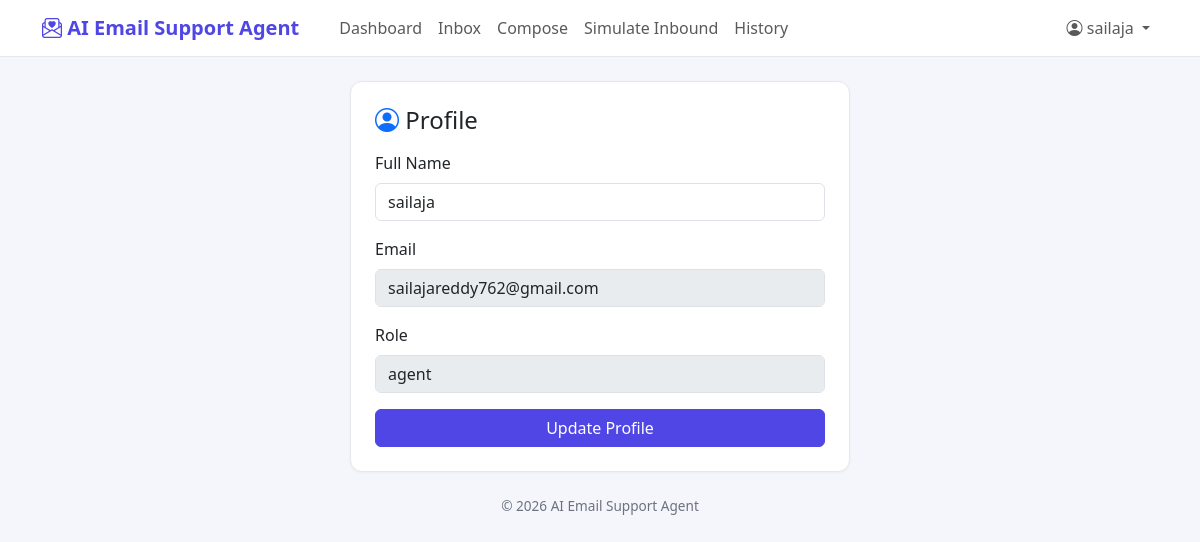
Screenshot of /profile (signed in) with the database file from the repository.
### models/user.py (models this page shows, shortened)
class User(db.Model, UserMixin):
    __tablename__ = "users"
    id = db.Column(db.Integer, primary_key=True)
    name = db.Column(db.String(120), nullable=False)
    email = db.Column(db.String(150), unique=True, nullable=False, index=True)
    password_hash = db.Column(db.String(255), nullable=False)
    role = db.Column(db.String(20), default="agent")  # agent | admin
    created_at = db.Column(db.DateTime, default=datetime.utcnow)
    emails_sent = db.relationship(
        "Email", backref="sender_user", lazy=True, foreign_keys="Email.user_id"
    )
    feedback = db.relationship("Feedback", backref="user", lazy=True)

### routes/auth.py (the view, shortened to what this page needs)
@auth_bp.route("/profile", methods=["GET", "POST"])
@login_required
def profile():
    return render_template("profile.html")

### templates/profile.html (shortened to what this page needs)
{% extends "base.html" %}
{% block content %}
<div class="card p-4" style="max-width:500px;margin:auto;">
  <h4 class="mb-3"><i class="bi bi-person-circle text-primary"></i> Profile</h4>
  <form method="POST" action="{{ url_for('auth.profile') }}">
    <div class="mb-3">
      <label class="form-label">Full Name</label>
      <input type="text" name="name" class="form-control" value="{{ current_user.name }}">
    </div>
    <div class="mb-3">
      <label class="form-label">Email</label>
      <input type="email" class="form-control" value="{{ current_user.email }}" disabled>
    </div>
    <div class="mb-3">
      <label class="form-label">Role</label>
      <input type="text" class="form-control" value="{{ current_user.role }}" disabled>
    </div>
    <button type="submit" class="btn btn-primary w-100">Update Profile</button>
  </form>
</div>
{% endblock %}

### templates/base.html (shortened to what this page needs)
<!DOCTYPE html>
<html lang="en">
<head>
  <link href="https://cdn.jsdelivr.net/npm/bootstrap@5.3.3/dist/css/bootstrap.min.css" rel="stylesheet">
  <link href="https://cdn.jsdelivr.net/npm/bootstrap-icons@1.11.3/font/bootstrap-icons.css" rel="stylesheet">
  <link href="{{ url_for('static', filename='css/style.css') }}" rel="stylesheet">
</head>
<body data-email-id="{{ email.id if email else '' }}" data-ai-reply-id="{{ latest_reply.id if latest_reply else '' }}">
  {% if current_user.is_authenticated %}
  <nav class="navbar navbar-expand-lg">
    <div class="container">
      <a class="navbar-brand" href="{{ url_for('email.dashboard') }}">
        <i class="bi bi-envelope-paper-heart"></i> AI Email Support Agent
      </a>
      <div class="collapse navbar-collapse" id="navMenu">
        <ul class="navbar-nav me-auto ms-3">
          <li class="nav-item"><a class="nav-link" href="{{ url_for('email.dashboard') }}">Dashboard</a></li>
          <li class="nav-item"><a class="nav-link" href="{{ url_for('email.inbox') }}">Inbox</a></li>
          <li class="nav-item"><a class="nav-link" href="{{ url_for('email.compose') }}">Compose</a></li>
          <li class="nav-item"><a class="nav-link" href="{{ url_for('email.simulate_inbound') }}">Simulate Inbound</a></li>
          <li class="nav-item"><a class="nav-link" href="{{ url_for('email.history') }}">History</a></li>
        </ul>
        <ul class="navbar-nav">
          <li class="nav-item dropdown">
            <a class="nav-link dropdown-toggle" href="#" role="button" data-bs-toggle="dropdown">
              <i class="bi bi-person-circle"></i> {{ current_user.name }}
            </a>
          </li>
        </ul>
      </div>
    </div>
  </nav>
  {% endif %}
  <div class="container mt-4">
    {% block content %}{% endblock %}
  </div>
  <footer>
    &copy; {{ 2026 }} AI Email Support Agent
  </footer>
</body>
</html>

### static/css/style.css (style rules this page uses)
:root { --primary: #4f46e5; --primary-dark: #4338ca; --bg: #f5f6fb; --card-bg: #ffffff; --text: #1f2333; --muted: #6b7280; --border: #e5e7eb; --success: #16a34a; --danger: #dc2626; --warning: #d97706; }
* { box-sizing: border-box; }
body { background: var(--bg); color: var(--text); font-family: "Segoe UI", Roboto, Arial, sans-serif; }
.navbar-brand { font-weight: 700; color: var(--primary) !important; }
.navbar { background: var(--card-bg); border-bottom: 1px solid var(--border); }
.card { border: 1px solid var(--border); border-radius: 12px; box-shadow: 0 1px 3px rgba(0, 0, 0, 0.04); }
.btn-primary { background-color: var(--primary); border-color: var(--primary); }
footer { padding: 1.5rem 0; text-align: center; color: var(--muted); font-size: 0.85rem; }

### rows the page displays
User: name "sailaja", email "sailajareddy762@gmail.com", role "agent"

### other values shown
{{ 2026 }} "2026"
